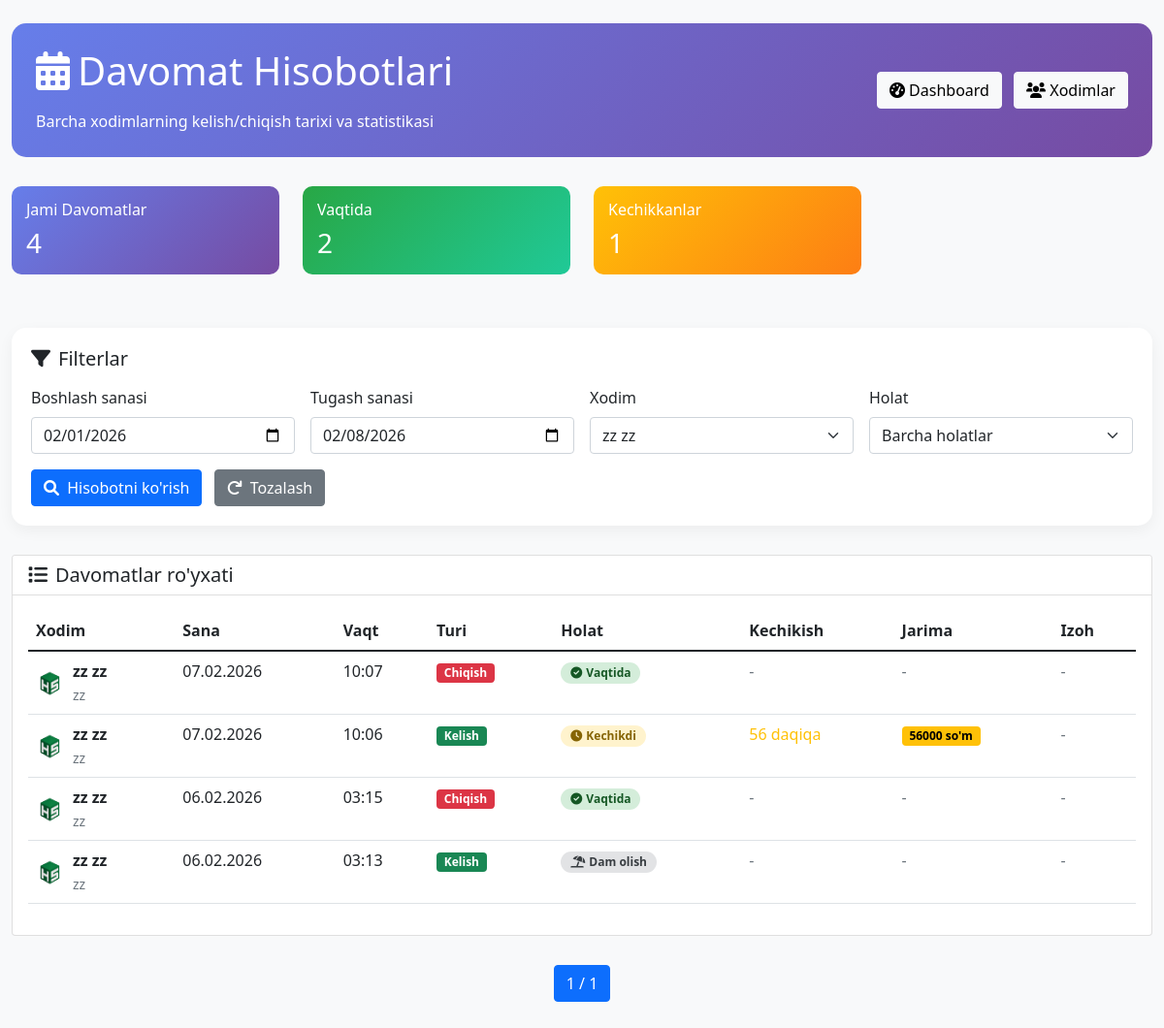
Page /reports/?employee_id=17&year=2026&month=2 (signed in) on the earlier database version.
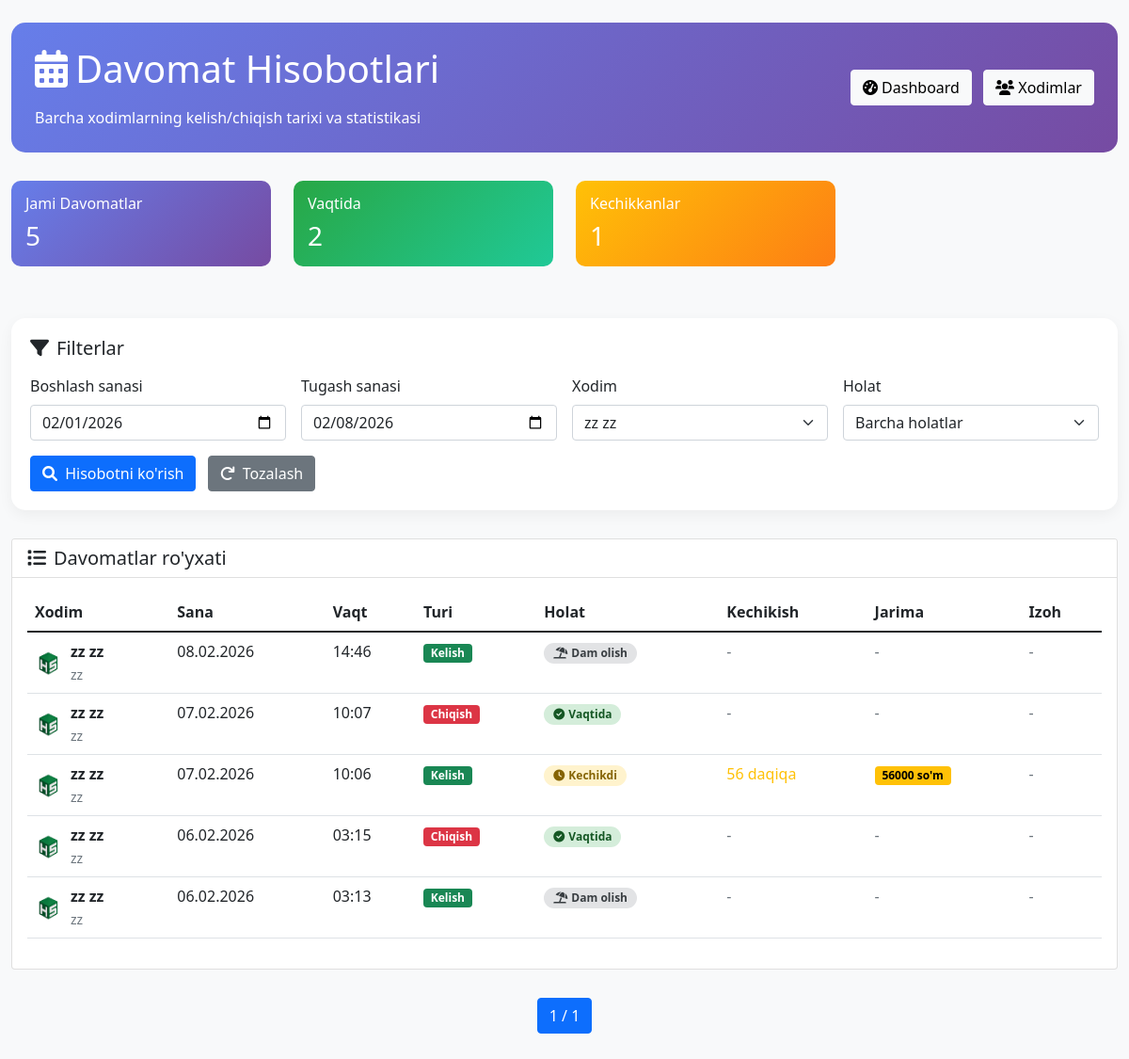
Same page on the later database version.
### employees/models.py (models this page shows, shortened)
class Attendance(models.Model):
    ATTENDANCE_TYPES = [
        ('in', 'Kelish'),
        ('out', 'Chiqish'),
    ]
    STATUS_CHOICES = [
        ('ontime', 'Vaqtida'),
        ('late', 'Kechikdi'),
        ('early', 'Erta keldi'),
        ('absent', "Kelmagan"),
        ('day_off', 'Dam olish'),
    ]
    employee = models.ForeignKey(Employee, on_delete=models.CASCADE, related_name='attendances')
    date = models.DateField()
    time = models.TimeField()
    type = models.CharField(max_length=3, choices=ATTENDANCE_TYPES, default='in')
    status = models.CharField(max_length=10, choices=STATUS_CHOICES, default='ontime')
    late_minutes = models.IntegerField(default=0)
    penalty_amount = models.DecimalField(max_digits=10, decimal_places=2, default=0)
    notes = models.TextField(blank=True)
    created_at = models.DateTimeField(auto_now_add=True)
    class Meta:
        ordering = ['-date', '-time']
        unique_together = ['employee', 'date', 'type']
        verbose_name = 'Davomat'
        verbose_name_plural = 'Davomatlar'

class Employee(models.Model):
    WORK_DAYS_CHOICES = [
        ('monday', 'Dushanba'),
        ('tuesday', 'Seshanba'),
        ('wednesday', 'Chorshanba'),
        ('thursday', 'Payshanba'),
        ('friday', 'Juma'),
        ('saturday', 'Shanba'),
        ('sunday', 'Yakshanba'),
    ]
    first_name = models.CharField(max_length=100, verbose_name='Ismi')
    last_name = models.CharField(max_length=100, verbose_name='Familyasi')
    position = models.CharField(max_length=100, verbose_name='Lavozimi')
    department = models.CharField(max_length=100, verbose_name="Bo'lim")
    phone = models.CharField(max_length=20, blank=True, verbose_name='Telefon')
    email = models.EmailField(blank=True, verbose_name='Email')
    photo = models.ImageField(upload_to='employee_photos/', verbose_name='Rasm')
    work_days = models.JSONField(default=list, verbose_name='Ish kunlari')
    work_schedule = models.JSONField(default=dict, verbose_name='Ish jadvali')
    monthly_salary = models.DecimalField(
        max_digits=12,
        decimal_places=2,
        default=0,
        verbose_name='Oylik maosh'
    )
    late_penalty_per_minute = models.DecimalField(
        max_digits=10,
        decimal_places=2,
        default=1000,
        verbose_name='Har daqiqa uchun jarima'
    )
    allowed_late_minutes = models.IntegerField(
        default=10,
        verbose_name='Ruxsat etilgan kechikish (daq.)'
    )
    daily_work_hours = models.DecimalField(
        max_digits=4,
        decimal_places=2,
        default=8.0,
        verbose_name='Kunlik ish soatlari'
    )
    is_active = models.BooleanField(default=True, verbose_name='Faol')
    created_at = models.DateTimeField(auto_now_add=True, verbose_name='Yaratilgan sana')
    class Meta:
        ordering = ['first_name', 'last_name']
        verbose_name = 'Xodim'
        verbose_name_plural = 'Xodimlar'
    @property
    def full_name(self):
        return f"{self.first_name} {self.last_name}"

### employees/views.py (the view)
# urls.py: path('reports/', views.attendance_report, name='reports'),
@login_required
@admin_or_hr_required
def attendance_report(request):
    start_date = request.GET.get('start_date')
    end_date = request.GET.get('end_date')
    employee_id = request.GET.get('employee_id')
    status = request.GET.get('status')
    attendances = Attendance.objects.all().order_by('-date', '-time')
    if start_date:
        attendances = attendances.filter(date__gte=start_date)
    if end_date:
        attendances = attendances.filter(date__lte=end_date)
    if employee_id:
        attendances = attendances.filter(employee_id=employee_id)
    if status:
        attendances = attendances.filter(status=status)
    paginator = Paginator(attendances, 50)
    page_number = request.GET.get('page', 1)
    page_obj = paginator.get_page(page_number)
    employees = Employee.objects.filter(is_active=True)
    context = {
        'attendances': page_obj,
        'employees': employees,
        'start_date': start_date,
        'end_date': end_date,
        'selected_employee': employee_id,
        'selected_status': status,
        'total_count': attendances.count(),
        'ontime_count': attendances.filter(status='ontime').count(),
        'late_count': attendances.filter(status='late').count(),
        'early_count': attendances.filter(status='early').count(),
        'day_off_count': attendances.filter(status='day_off').count(),
    }
    return render(request, 'attendance_report.html', context)

### employees/views.py (called while the page is built)
def admin_or_hr_required(function=None):
    actual_decorator = user_passes_test(
        lambda u: u.is_authenticated and (
            u.is_superuser or
            u.is_staff or
            (hasattr(u, 'profile') and u.profile.user_type in ['admin', 'hr'])
        ),
        login_url='login'
    )
    if function:
        return actual_decorator(function)
    return actual_decorator

### templates/attendance_report.html (shortened to what the changed rows need)
<!DOCTYPE html>
<html lang="uz">
    {% load static %}
<head>
    <link href="https://cdn.jsdelivr.net/npm/bootstrap@5.1.3/dist/css/bootstrap.min.css" rel="stylesheet">
    <link rel="stylesheet" href="https://cdnjs.cloudflare.com/ajax/libs/font-awesome/6.0.0/css/all.min.css">
</head>
<body>
    <div class="container-fluid py-4">
        <div class="header-section">
            <div class="row align-items-center">
                <div class="col-md-8">
                    <h1 class="display-6 mb-3">
                        <i class="fas fa-calendar-alt me-2"></i>Davomat Hisobotlari
                    </h1>
                </div>
            </div>
        </div>
        <div class="row mb-4">
            <div class="col-md-3 col-6 mb-3">
                <div class="stat-card stat-total">
                    <h6 class="mb-2">Jami Davomatlar</h6>
                    <h3 class="mb-0">{{ total_count }}</h3>
                </div>
            </div>
        </div>
        {% if attendances %}
        <div class="card">
            <div class="card-body">
                <div class="table-responsive">
                    <table class="table table-hover">
                        <thead>
                            <tr>
                                <th>Xodim</th>
                                <th>Sana</th>
                                <th>Vaqt</th>
                                <th>Turi</th>
                                <th>Holat</th>
                                <th>Kechikish</th>
                                <th>Jarima</th>
                                <th>Izoh</th>
                            </tr>
                        </thead>
                        <tbody>
                            {% for att in attendances %}
                            <tr>
                                <td>
                                    <div class="d-flex align-items-center">
                                        {% if att.employee.photo %}
                                        <img src="{{ att.employee.photo.url }}" class="rounded-circle me-2" width="30" height="30">
                                        {% endif %}
                                        <div>
                                            <strong>{{ att.employee.full_name }}</strong><br>
                                            <small class="text-muted">{{ att.employee.position }}</small>
                                        </div>
                                    </div>
                                </td>
                                <td>{{ att.date|date:"d.m.Y" }}</td>
                                <td>{{ att.time|time:"H:i" }}</td>
                                <td>
                                    {% if att.type == 'in' %}
                                    <span class="badge bg-success">Kelish</span>
                                    {% else %}
                                    <span class="badge bg-danger">Chiqish</span>
                                    {% endif %}
                                </td>
                                <td>
                                    {% if att.status == 'ontime' %}
                                    <span class="badge badge-status badge-ontime">
                                        <i class="fas fa-check-circle me-1"></i>Vaqtida
                                    </span>
                                    {% elif att.status == 'late' %}
                                    <span class="badge badge-status badge-late">
                                        <i class="fas fa-clock me-1"></i>Kechikdi
                                    </span>
                                    {% elif att.status == 'early' %}
                                    <span class="badge badge-status badge-early">
                                        <i class="fas fa-bolt me-1"></i>Erta keldi
                                    </span>
                                    {% elif att.status == 'day_off' %}
                                    <span class="badge badge-status badge-day_off">
                                        <i class="fas fa-umbrella-beach me-1"></i>Dam olish
                                    </span>
                                    {% endif %}
                                </td>
                                <td>
                                    {% if att.late_minutes > 0 %}
                                    <span class="text-warning">{{ att.late_minutes }} daqiqa</span>
                                    {% else %}
                                    <span class="text-muted">-</span>
                                    {% endif %}
                                </td>
                                <td>
                                    {% if att.penalty_amount > 0 %}
                                    <span class="badge penalty-badge">
                                        {{ att.penalty_amount|floatformat:0 }} so'm
                                    </span>
                                    {% else %}
                                    <span class="text-muted">-</span>
                                    {% endif %}
                                </td>
                                <td>
                                    {% if att.notes %}
                                    <small class="text-muted">{{ att.notes|truncatechars:20 }}</small>
                                    {% else %}
                                    <span class="text-muted">-</span>
                                    {% endif %}
                                </td>
                            </tr>
                            {% endfor %}
                        </tbody>
                    </table>
                </div>
            </div>
        </div>
        {% endif %}
    </div>
</body>
</html>

Differences in the rows shown:
added Attendance: employee.photo (picture), employee.full_name "zz zz", employee.position "zz", date "08.02.2026", time "14:46", type "Kelish", status "day_off" (drawn)
Other differences:
{{ total_count }}: "4" → "5"
